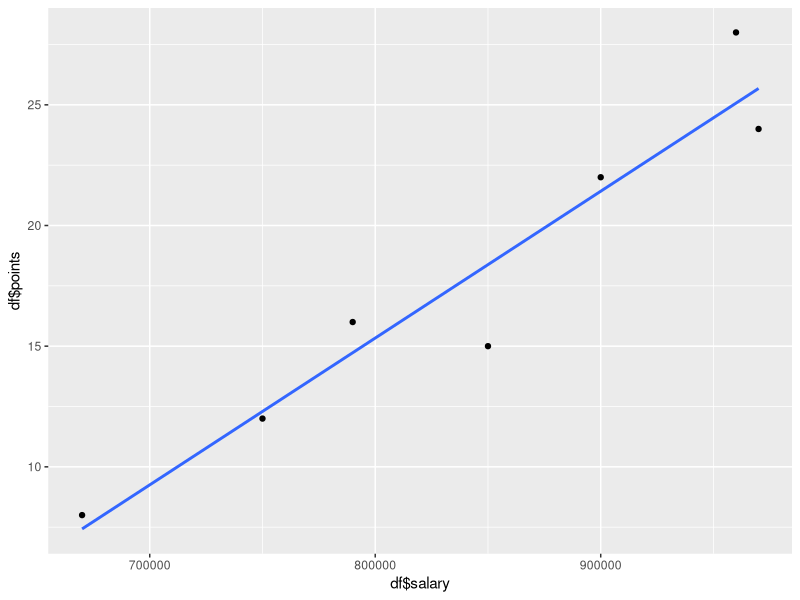
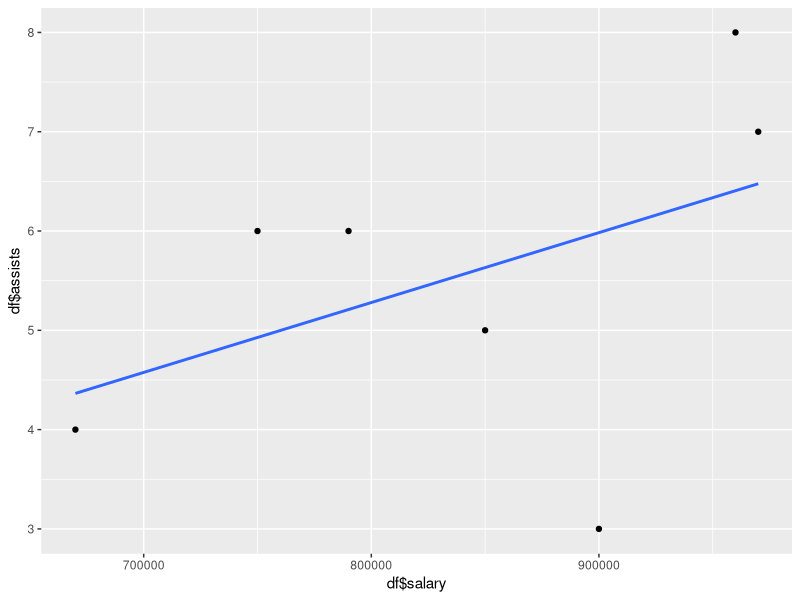
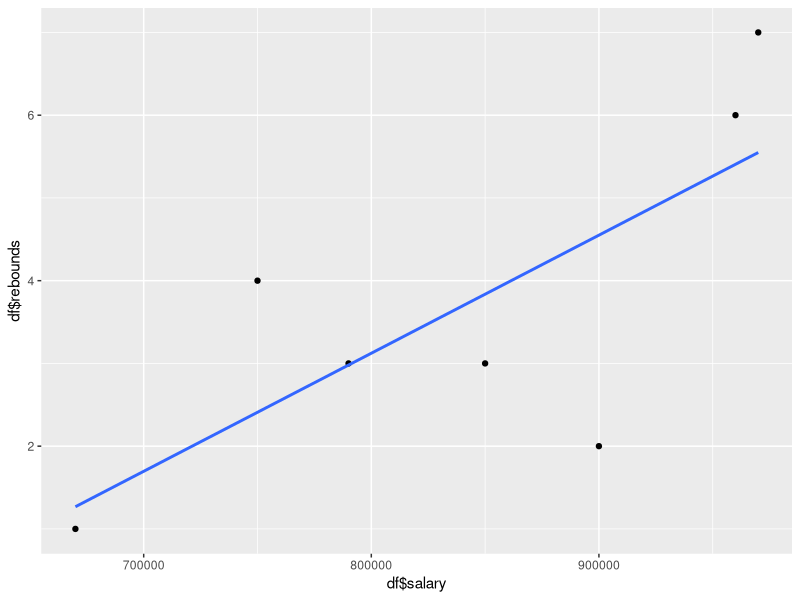

These figures' R source, in order:
# Modeled after problem at https://www.statology.org/predict-in-r-multiple-regression/

# Step 0 - Reset R Studio
rm(list = ls()) # remove variables
graphics.off() # clear graphs

#Turn off Scientific notation
options(scipen = 50)

#create data frame
df <- data.frame(salary=c(670000, 750000, 790000, 850000, 900000, 960000, 970000),
                 points=c(8, 12, 16, 15, 22, 28, 24),
                 assists=c(4, 6, 6, 5, 3, 8, 7),
                 rebounds=c(1, 4, 3, 3, 2, 6, 7))


#------------------------------------------------------

# Plotting Data 
#install.packages("ggplot2")
library(ggplot2)

# Adds a linear regression line for points without confidence interval
qplot(df$salary, df$points) + 
    geom_smooth(method = "lm", se = FALSE) 

# Adds a linear regression line for assists without confidence interval
qplot(df$salary, df$assists) + 
  geom_smooth(method = "lm", se = FALSE) 

# Adds a linear regression line for rebounds without confidence interval
qplot(df$salary, df$rebounds) + 
  geom_smooth(method = "lm", se = FALSE) 


#Which dependent variable looks most closely correlated with salary?
# points
#------------------------------------------------------

#fit multiple linear regression model
model <- lm(salary ~ points + assists + rebounds, data=df)
summary(model)


#Coefficients:
#  Estimate Std. Error t value Pr(>|t|)   
# (Intercept)   664355      66932   9.926  0.00218 **
#  points         12152       2788   4.359  0.02232 * 
#  assists       -25968      16263  -1.597  0.20860   
#  rebounds       28202      16118   1.750  0.17847   

#From the values in the Estimate column, we can write the fitted regression model:
#PredictedSalary = 664355 + 12152(points) – 25968(assists) + 28202(rebounds)

#------------------------------------------------------

#We can use the following code to predict the salary of a new player who has 20 points, 5 assists, and 2 rebounds:

#define new player
new <- data.frame(points=c(20), assists=c(5), rebounds=c(2))

#use the fitted model to predict the rating for the new player
predict(model, newdata=new)

# 833960.7
